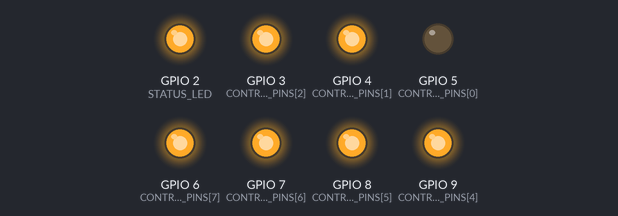
A sketch run on a simulated ESP32. Shown: output pins drawn as LEDs (lit = HIGH). USB keyboard and mouse output is not drawn; what the sketch prints to the serial monitor is not drawn.

Above: at 0.05 s.
Timing chart, 0 to 4.6 s (numbered marks = the images above):
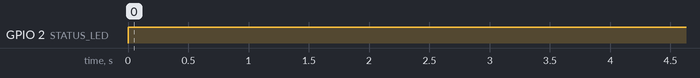

Measured:
- by itself, GPIO 2 (STATUS_LED): HIGH → LOW at 61.1 s, → HIGH 0.11 s later, → LOW 0.11 s later, → HIGH 0.11 s later, … (209 changes in this stretch)
- by itself, everything shown: repeats every 2.0 s, in 6 steps

The sketch:

IntvConsoleDongle.ino
```cpp
#include <BleGamepad.h>
#include <Arduino.h>
#include <esp_bt_main.h>
#include <esp_bt_device.h>
#include <esp32-hal-bt.h>
#include <Preferences.h>
#include <esp_task_wdt.h>

// Create a BLE gamepad instance to receive controller input
BleGamepad bleGamepad("Intellivision Dongle", "Intellivision", 100);

// Controller port pins (matching original Intellivision controller pinout)
const uint8_t CONTROLLER_PINS[] = {
    5,  // Pin 1 (GND)
    4,  // Pin 2
    3,  // Pin 3
    2,  // Pin 4
    9,  // Pin 6
    8,  // Pin 7
    7,  // Pin 8
    6   // Pin 9
};

// Status LED pin
const uint8_t STATUS_LED = 2;  // Built-in LED on most ESP32 boards

// Power management
const uint8_t POWER_MODE_NORMAL = 0;
const uint8_t POWER_MODE_LOW = 1;
const uint8_t POWER_MODE_SLEEP = 2;
uint8_t currentPowerMode = POWER_MODE_NORMAL;
unsigned long lastActivityTime = 0;
const unsigned long SLEEP_TIMEOUT = 300000;  // 5 minutes
const unsigned long LOW_POWER_TIMEOUT = 60000;  // 1 minute

// Connection management
const uint8_t MAX_RECONNECT_ATTEMPTS = 5;
uint8_t reconnectAttempts = 0;
unsigned long lastReconnectAttempt = 0;
const unsigned long RECONNECT_INTERVAL = 5000;  // 5 seconds
String lastConnectedDevice = "";

// Input processing
const uint8_t DEBOUNCE_TIME = 20;  // milliseconds
const uint8_t FILTER_STRENGTH = 3;  // number of samples to average
struct InputState {
    bool currentState;
    bool lastState;
    unsigned long lastChangeTime;
    uint8_t filterBuffer[FILTER_STRENGTH];
    uint8_t filterIndex;
} inputStates[31];

// Error handling
const uint8_t MAX_ERROR_COUNT = 5;
uint8_t errorCount = 0;
unsigned long lastErrorTime = 0;
const unsigned long ERROR_RESET_INTERVAL = 60000;  // 1 minute

// Button mapping for the original controller (active-low logic)
const uint8_t BUTTON_MAP[] = {
    0x40, 0x41, 0x61, 0x60, 0x20, 0x21, 0x31, 0x30,  // Direction pad
    0x10, 0x11, 0x91, 0x90, 0x80, 0x81, 0xc1, 0xc0,  // Direction pad continued

    0x18, 0x14, 0x12, 0x28, 0x24,  // Keypad 1-5
    0x22, 0x48, 0x44, 0x42,        // Keypad 6-9
    0x88, 0x84, 0x82,              // Keypad Clear, 0, Enter

    0x0a, 0x06, 0x0c, 0x00         // Side buttons
};

// Button states
bool buttonStates[31] = {false};  // 16 direction + 12 keypad + 3 side buttons

// Connection status
bool isConnected = false;
unsigned long lastConnectionCheck = 0;
const unsigned long CONNECTION_CHECK_INTERVAL = 1000;  // Check every second

// LED patterns
const uint8_t LED_PATTERN_DISCONNECTED = 0;  // Slow blink
const uint8_t LED_PATTERN_CONNECTED = 1;     // Solid on
const uint8_t LED_PATTERN_ERROR = 2;         // Fast blink
const uint8_t LED_PATTERN_PAIRING = 3;       // Double blink
const uint8_t LED_PATTERN_LOW_POWER = 4;     // Triple blink
const uint8_t LED_PATTERN_SLEEP = 5;         // Very slow blink

// Current LED pattern
uint8_t currentLEDPattern = LED_PATTERN_DISCONNECTED;
unsigned long lastLEDUpdate = 0;
bool ledState = false;

// Function to initialize input processing
void initInputProcessing() {
    for (uint8_t i = 0; i < 31; i++) {
        inputStates[i].currentState = false;
        inputStates[i].lastState = false;
        inputStates[i].lastChangeTime = 0;
        inputStates[i].filterIndex = 0;
        for (uint8_t j = 0; j < FILTER_STRENGTH; j++) {
            inputStates[i].filterBuffer[j] = 0;
        }
    }
}

// Function to process input with debouncing and filtering
bool processInput(uint8_t buttonIndex, bool rawState) {
    InputState& state = inputStates[buttonIndex];
    unsigned long currentTime = millis();

    // Update filter buffer
    state.filterBuffer[state.filterIndex] = rawState ? 1 : 0;
    state.filterIndex = (state.filterIndex + 1) % FILTER_STRENGTH;

    // Calculate filtered state
    uint8_t sum = 0;
    for (uint8_t i = 0; i < FILTER_STRENGTH; i++) {
        sum += state.filterBuffer[i];
    }
    bool filteredState = (sum > FILTER_STRENGTH / 2);

    // Apply debouncing
    if (filteredState != state.lastState) {
        if (currentTime - state.lastChangeTime >= DEBOUNCE_TIME) {
            state.currentState = filteredState;
            state.lastState = filteredState;
            state.lastChangeTime = currentTime;
        }
    }

    return state.currentState;
}

// Function to update status LED
void updateStatusLED() {
    unsigned long currentTime = millis();
    unsigned long patternTime = currentTime - lastLEDUpdate;

    switch (currentLEDPattern) {
        case LED_PATTERN_DISCONNECTED:
            // Slow blink (1s on, 1s off)
            if (patternTime >= 1000) {
                ledState = !ledState;
                lastLEDUpdate = currentTime;
                digitalWrite(STATUS_LED, ledState);
            }
            break;

        case LED_PATTERN_CONNECTED:
            // Solid on
            digitalWrite(STATUS_LED, HIGH);
            break;

        case LED_PATTERN_ERROR:
            // Fast blink (100ms on, 100ms off)
            if (patternTime >= 100) {
                ledState = !ledState;
                lastLEDUpdate = currentTime;
                digitalWrite(STATUS_LED, ledState);
            }
            break;

        case LED_PATTERN_PAIRING:
            // Double blink (200ms on, 200ms off, 200ms on, 1400ms off)
            if (patternTime >= 2000) {
                lastLEDUpdate = currentTime;
            } else if (patternTime < 200) {
                digitalWrite(STATUS_LED, HIGH);
            } else if (patternTime < 400) {
                digitalWrite(STATUS_LED, LOW);
            } else if (patternTime < 600) {
                digitalWrite(STATUS_LED, HIGH);
            } else {
                digitalWrite(STATUS_LED, LOW);
            }
            break;

        case LED_PATTERN_LOW_POWER:
            // Triple blink (100ms on, 100ms off, 100ms on, 100ms off, 100ms on, 1500ms off)
            if (patternTime >= 2000) {
                lastLEDUpdate = currentTime;
            } else if (patternTime < 100) {
                digitalWrite(STATUS_LED, HIGH);
            } else if (patternTime < 200) {
                digitalWrite(STATUS_LED, LOW);
            } else if (patternTime < 300) {
                digitalWrite(STATUS_LED, HIGH);
            } else if (patternTime < 400) {
                digitalWrite(STATUS_LED, LOW);
            } else if (patternTime < 500) {
                digitalWrite(STATUS_LED, HIGH);
            } else {
                digitalWrite(STATUS_LED, LOW);
            }
            break;

        case LED_PATTERN_SLEEP:
            // Very slow blink (2s on, 2s off)
            if (patternTime >= 2000) {
                ledState = !ledState;
                lastLEDUpdate = currentTime;
                digitalWrite(STATUS_LED, ledState);
            }
            break;
    }
}

// Function to set LED pattern
void setLEDPattern(uint8_t pattern) {
    if (currentLEDPattern != pattern) {
        currentLEDPattern = pattern;
        lastLEDUpdate = millis();
        ledState = false;
    }
}

// Function to update power mode
void updatePowerMode() {
    unsigned long currentTime = millis();
    unsigned long idleTime = currentTime - lastActivityTime;

    if (isConnected) {
        if (idleTime >= SLEEP_TIMEOUT) {
            currentPowerMode = POWER_MODE_SLEEP;
            setLEDPattern(LED_PATTERN_SLEEP);
        } else if (idleTime >= LOW_POWER_TIMEOUT) {
            currentPowerMode = POWER_MODE_LOW;
            setLEDPattern(LED_PATTERN_LOW_POWER);
        } else {
            currentPowerMode = POWER_MODE_NORMAL;
            setLEDPattern(LED_PATTERN_CONNECTED);
        }
    }
}

// Function to handle errors
void handleError(const char* errorMessage) {
    errorCount++;
    lastErrorTime = millis();

    Serial.print("Error: ");
    Serial.println(errorMessage);

    if (errorCount >= MAX_ERROR_COUNT) {
        // Reset the device after too many errors
        ESP.restart();
    }

    setLEDPattern(LED_PATTERN_ERROR);
}

// Function to update controller output
void updateControllerOutput() {
    if (!isConnected) return;

    // Read button states from BLE gamepad
    for (uint8_t i = 0; i < 31; i++) {
        bool rawState = bleGamepad.isPressed(i + 1);
        bool newState = processInput(i, rawState);

        if (newState != buttonStates[i]) {
            buttonStates[i] = newState;

            // Map button state to controller output (active-low logic)
            uint8_t keyvalue = 0;
            if (newState) {
                keyvalue = BUTTON_MAP[i];
            }

            // Update controller pins based on keyvalue
            // Note: We invert the logic here since the original controller is active-low
            for (uint8_t pin = 0; pin < 8; pin++) {
                if (pin == 0) {  // Pin 5 (GND)
                    digitalWrite(CONTROLLER_PINS[pin], LOW);  // Always keep GND LOW
                } else {
                    // For other pins, HIGH when inactive, LOW when active
                    digitalWrite(CONTROLLER_PINS[pin], !(keyvalue & (1 << (7-pin))));
                }
            }

            // Update activity time
            lastActivityTime = millis();
        }
    }
}

// Function to check connection status
void checkConnection() {
    bool wasConnected = isConnected;
    isConnected = bleGamepad.isConnected();

    if (isConnected != wasConnected) {
        if (isConnected) {
            setLEDPattern(LED_PATTERN_CONNECTED);
            Serial.println("Controller connected!");
            reconnectAttempts = 0;
            lastActivityTime = millis();
        } else {
            setLEDPattern(LED_PATTERN_DISCONNECTED);
            Serial.println("Controller disconnected!");

            // Reset all controller pins when disconnected
            // Keep GND LOW, all others HIGH
            for (uint8_t pin = 0; pin < 8; pin++) {
                if (pin == 0) {  // Pin 5 (GND)
                    digitalWrite(CONTROLLER_PINS[pin], LOW);
                } else {
                    digitalWrite(CONTROLLER_PINS[pin], HIGH);
                }
            }

            // Start reconnection attempts
            reconnectAttempts = 0;
            lastReconnectAttempt = millis();
        }
    }

    // Handle reconnection attempts
    if (!isConnected && reconnectAttempts < MAX_RECONNECT_ATTEMPTS) {
        if (millis() - lastReconnectAttempt >= RECONNECT_INTERVAL) {
            Serial.println("Attempting to reconnect...");
            bleGamepad.begin();
            reconnectAttempts++;
            lastReconnectAttempt = millis();
        }
    }
}

void setup() {
    // Initialize watchdog timer
    esp_task_wdt_init(5, true);  // 5 second timeout
    esp_task_wdt_add(NULL);

    // Initialize serial communication
    Serial.begin(115200);
    Serial.println("Starting Intellivision Console Dongle...");

    // Initialize status LED
    pinMode(STATUS_LED, OUTPUT);
    digitalWrite(STATUS_LED, LOW);

    // Initialize controller pins
    for (uint8_t pin = 0; pin < 8; pin++) {
        pinMode(CONTROLLER_PINS[pin], OUTPUT);
        if (pin == 0) {  // Pin 5 (GND)
            digitalWrite(CONTROLLER_PINS[pin], LOW);  // Set GND LOW
        } else {
            digitalWrite(CONTROLLER_PINS[pin], HIGH);  // Set other pins HIGH (inactive)
        }
    }

    // Initialize input processing
    initInputProcessing();

    // Initialize BLE
    bleGamepad.begin();
    bleGamepad.setButtonCount(31);  // 16 direction + 12 keypad + 3 side buttons

    // Set initial LED pattern
    setLEDPattern(LED_PATTERN_DISCONNECTED);

    // Initialize timers
    lastActivityTime = millis();
    lastConnectionCheck = millis();
    lastErrorTime = millis();

    Serial.println("Dongle initialized and ready for pairing!");
}

void loop() {
    // Feed watchdog timer
    esp_task_wdt_reset();

    // Update status LED
    updateStatusLED();

    // Check connection status periodically
    if (millis() - lastConnectionCheck >= CONNECTION_CHECK_INTERVAL) {
        checkConnection();
        lastConnectionCheck = millis();
    }

    // Update power mode
    updatePowerMode();

    // Update controller output if connected
    if (isConnected) {
        updateControllerOutput();
    }

    // Reset error count if no errors for a while
    if (errorCount > 0 && millis() - lastErrorTime >= ERROR_RESET_INTERVAL) {
        errorCount = 0;
    }

    // Adjust delay based on power mode
    switch (currentPowerMode) {
        case POWER_MODE_NORMAL:
            delay(10);
            break;
        case POWER_MODE_LOW:
            delay(50);
            break;
        case POWER_MODE_SLEEP:
            delay(100);
            break;
    }
} 
```
